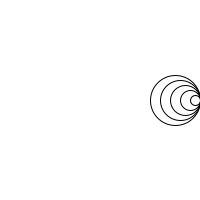
Frame 1 (no input)
Frame 60 (the mouse pressed at the canvas centre just before this capture): identical to frame 1, image omitted
Frame 120 (the mouse held since frame 60 and released just before this capture): identical to frame 1, image omitted

The Processing sketch that drew this single still picture (run headless with seeded random() and noise(); from frame 60 on, the mouse is pressed at the canvas centre):

// Processing sketch: sketch_220923a
// ── sketch_220923a.pde
int sizeC = 50; 

void setup(){
  size(200,200);
background(255,255,255);
}

void draw(){
for(int i = 0; i < 5; i++){
  ellipse(200 - sizeC/2, 100 , sizeC,sizeC);
  sizeC-=10;
}
}
